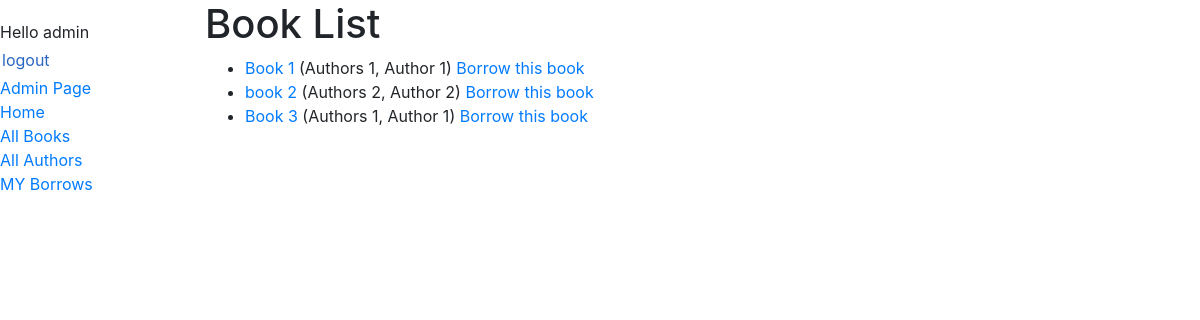
The app's page /books/ (signed in) with its own data.
### Lib/models.py (models this page shows, shortened)
class Book(models.Model):
    title = models.CharField(max_length=255)
    author = models.ForeignKey('Author', on_delete=models.SET_NULL, null=True)
    summary = models.TextField(max_length=1000,null=True, help_text='Enter a brief description of the book')
    isbn = models.CharField(max_length=13,null=True, help_text='13 Character <a href="https://www.isbn-international.org/content/what-isbn">ISBN number</a>')
    genre = models.ManyToManyField('Genre', help_text='Select a genre for this book')
    def get_absolute_url(self):
        return reverse('Lib:book_detail', args=[str(self.id)])

class Author(models.Model):
    first_name = models.CharField(max_length=100)
    last_name = models.CharField(max_length=100)
    date_of_birth = models.DateField(null=True, blank=True)
    date_of_death = models.DateField('Died', null=True, blank=True)
    def __str__(self):
        return f'{self.last_name}, {self.first_name}'

### Lib/views.py (the view)
# urls.py: path('books/',views.BookListView.as_view(), name='book_list'),
class BookListView(generic.ListView):
    model = models.Book
    template_name = 'lib/book_list.html'

### Lib/templates/lib/book_list.html
{% extends "lib/base_generic.html" %}
{% block content %}
    <h1>Book List</h1>
    {% if book_list %}
    <ul>
        {% for book in book_list %}
        <li>
            <a href="{{ book.get_absolute_url }}">{{ book.title }}</a> ({{ book.author }})
            <a href="{% url 'Lib:book-borrow' book.id %}">Borrow this book</a>
        </li>
        {% endfor %}
    </ul>
    {% else %}
        <p>There are no books in the library</p>
    {% endif %}
{% endblock %}

### Lib/templates/lib/base_generic.html (shortened to what this page needs)
<!DOCTYPE html>
<html lang="en">
<head>
    <link rel="stylesheet" href="https://stackpath.bootstrapcdn.com/bootstrap/4.5.0/css/bootstrap.min.css">
    {% load static %}
    <link rel="stylesheet" href="{% static 'css/style.css' %}">
</head>
<body>
    <div class="container_fluid">
        <div class="row">
            <div class="col-sm-2">
            {% block sidebar %}
            <ul class="sidebar-nav">
                {% if user.is_authenticated %}
                    <li>Hello {{ user.username }}</li>
                    <form method="post" action="{% url 'logout' %}">
                        <button class="button" type="submit" >logout</button>
                    </form>
                {% else %}
                    <li><a href="{% url 'login' %}">Log In</a></li>
                    <li><a href="{% url 'Users:signup' %}" >Sign Up</a></li>
                {% endif %}
                <li><a href="/admin">Admin Page</a></li>
                <li><a href="{% url 'Lib:index' %}">Home</a></li>
                <li><a href="{% url 'Lib:book_list' %}">All Books </a></li>
                <li><a href="{% url 'Lib:authors' %}">All Authors</a></li>
                <li><a href="{% url 'Lib:my-borrowed' %}" >MY Borrows</a></li>
            </ul>
            {% endblock %}
            </div>
            <div class="col-sm-10">
            {% block content %}{% endblock %}
            </div>
        </div>
    </div>
</body>
</html>

### Lib/templates/lib/base_generic.html (style rules this page uses)
.button { border: none; color: rgb(41, 102, 194); background-color: white; padding: 0px; text-align: left; text-decoration: none; display: inline-block; font-size: 16px; margin: 4px 2px; cursor: pointer; }

### records on screen
Book: title "Book 1", author "Authors 1, Author 1"
Book: title "book 2", author "Authors 2, Author 2"
Book: title "Book 3", author "Authors 1, Author 1"

### other values on screen
{{ user.username }} "admin"
